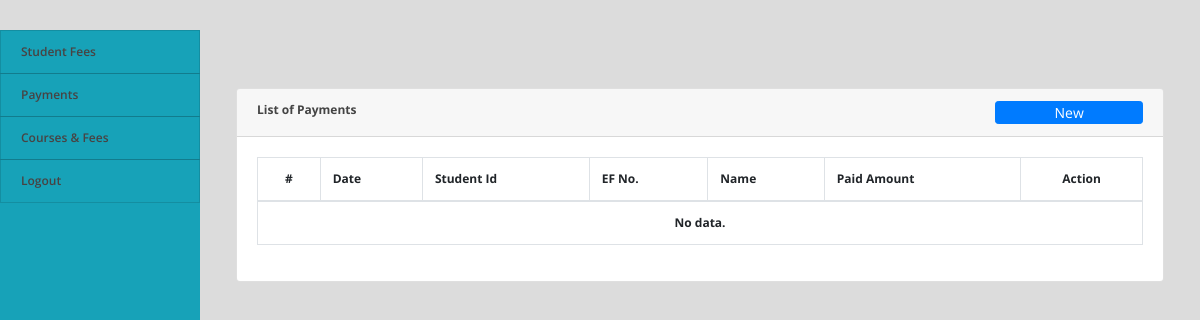
The page /accountant/index.php (signed in) on the database as committed earlier.
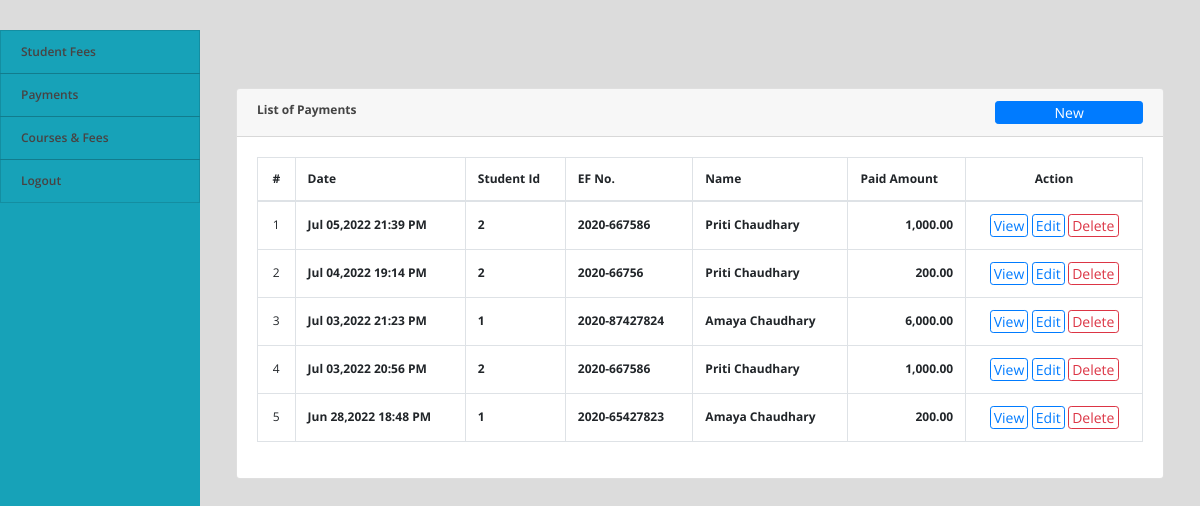
The same page on the database as committed later.
### tables this page shows
CREATE TABLE `payments` (
  `id` int(30) NOT NULL,
  `ef_id` int(30) NOT NULL,
  `amount` float NOT NULL,
  `remarks` text NOT NULL,
  `date_created` datetime NOT NULL DEFAULT current_timestamp() ON UPDATE current_timestamp()
);

CREATE TABLE `students` (
  `student_id` int(11) NOT NULL,
  `name` varchar(255) NOT NULL,
  `email` varchar(255) NOT NULL,
  `password` varchar(255) NOT NULL,
  `class_id` int(11) NOT NULL,
  `phone` varchar(255) NOT NULL,
  `gender` varchar(255) NOT NULL,
  `dob` date NOT NULL,
  `created_at` date NOT NULL DEFAULT current_timestamp(),
  `address` varchar(255) NOT NULL,
  `active` int(1) NOT NULL DEFAULT 1
);

CREATE TABLE `student_ef_list` (
  `id` int(30) NOT NULL,
  `student_id` int(30) NOT NULL,
  `ef_no` varchar(200) NOT NULL,
  `course_id` int(30) NOT NULL,
  `total_fee` float NOT NULL,
  `date_created` datetime NOT NULL DEFAULT current_timestamp(),
  `month` varchar(20) NOT NULL
);

### accountant/payments.php (the view, shortened to what this page needs)
<?php include '../config.php'; ?>
<div class="container-fluid">
	<div class="col-lg-12">
		<div class="row">
			<div class="col-md-12">
				<div class="card">
					<div class="card-header">
						<b>List of Payments </b>
						<span class="float:right"><a class="btn btn-primary btn-block btn-sm col-sm-2 float-right" href="javascript:void(0)" id="new_payment">
					<i class="fa fa-plus"></i> New
				</a></span>
					</div>
					<div class="card-body">
						<table class="table table-condensed table-bordered table-hover">
							<thead>
								<tr>
									<th class="text-center">#</th>
									<th class="">Date</th>
									<th class="">Student Id</th>
									<th class="">EF No.</th>
									<th class="">Name</th>
									<th class="">Paid Amount</th>
									<th class="text-center">Action</th>
								</tr>
							</thead>
							<tbody>
								<?php
								$i = 1;
								$payments = $conn->query("SELECT p.*,s.name as sname, ef.ef_no,s.student_id FROM payments p inner join student_ef_list ef on ef.id = p.ef_id inner join students s on s.student_id = ef.student_id order by unix_timestamp(p.date_created) desc ");
								if($payments->num_rows > 0):
								while($row=$payments->fetch_assoc()):
								?>
								<tr>
									<td class="text-center"><?php echo $i++ ?></td>
									<td>
										<p> <b><?php echo date("M d,Y H:i A",strtotime($row['date_created'])) ?></b></p>
									</td>
									<td>
										<p> <b><?php echo $row['student_id'] ?></b></p>
									</td>
									<td>
										<p> <b><?php echo $row['ef_no'] ?></b></p>
									</td>
									<td>
										<p> <b><?php echo ucwords($row['sname']) ?></b></p>
									</td>
									<td class="text-right">
										<p> <b><?php echo number_format($row['amount'],2) ?></b></p>
									</td>
									<td class="text-center">
										<button class="btn btn-sm btn-outline-primary view_payment" type="button" data-id="<?php echo $row['id'] ?>" data-ef_id="<?php echo $row['ef_id'] ?>">View</button>
										<button class="btn btn-sm btn-outline-primary edit_payment" type="button" data-id="<?php echo $row['id'] ?>" >Edit</button>
										<button class="btn btn-sm btn-outline-danger delete_payment" type="button" data-id="<?php echo $row['id'] ?>">Delete</button>
									</td>
								</tr>
								<?php
									endwhile;
									else:
								?>
								<tr>
									<th class="text-center" colspan="7">No data.</th>
								</tr>
								<?php
									endif;
								?>
							</tbody>
						</table>
					</div>
				</div>
			</div>
		</div>
	</div>
</div>

### accountant/index.php (shortened to what this page needs)
<!DOCTYPE html>
<html lang="en">
<head>
<?php
 include('header.php');
 ?>
</head>
<body>
	<?php include 'navbar.php' ?>
  <main id="view-panel" >
      <?php $page = isset($_GET['page']) ? $_GET['page'] :'payments'; ?>
  	<?php include $page.'.php' ?>
  </main>
</body>
</html>

### accountant/header.php (shortened to what this page needs)
<link href="assets/vendor/bootstrap/css/bootstrap.min.css" rel="stylesheet">
<link href="assets/DataTables/datatables.min.css" rel="stylesheet">
<link href="assets/css/select2.min.css" rel="stylesheet">
<link href="assets/css/style.css" rel="stylesheet">

### accountant/navbar.php (shortened to what this page needs)
<nav id="sidebar" class='mx-lt-5 bg-info'>
	<div class="sidebar-list">
		<a href="index.php?page=fees" class="nav-item nav-fees"><span class='icon-field'><i class="fa fa-money-check "></i></span> Student Fees</a>
		<a href="index.php?page=payments" class="nav-item nav-payments"><span class='icon-field'><i class="fa fa-receipt "></i></span> Payments</a>
		<a href="index.php?page=courses" class="nav-item nav-courses"><span class='icon-field'><i class="fa fa-scroll "></i></span> Courses & Fees</a>
		<a href="../logout.php" class="nav-item nav-home"><span class='icon-field'><i class="fa fa-tachometer-alt "></i></span> Logout</a>
</nav>

### accountant/assets/css/style.css (style rules this page uses)
body { font-family: "Open Sans", sans-serif; color: #444444; width: 100%; height: calc(100%); font-size: 12px; }
a { color: #1977cc; }
nav#sidebar { height: calc(100%); position: fixed; z-index: 99; left: 0; width: 200px; font-size: 12px; top: 2.5em; }
a.nav-item { position: relative; display: block; padding: .75rem 1.25rem; margin-bottom: -1px; border: 1px solid rgba(0,0,0,.125); color: #484343; font-weight: 600; }
main#view-panel { margin-left: 200px; width:calc(100% - 200px); margin-top: 2.8em; padding: .5em }
.btn-sm { padding: .0001rem .2rem; }

### accountant/index.php (style rules this page uses)
body { background: #80808045; }

### accountant/payments.php (style rules this page uses)
td { vertical-align: middle !important; }
td p { margin: unset }

Rows that differ between the two databases and show on the page:
added payments: date_created "Jul 05,2022 21:39 PM", students.student_id "2", student_ef_list.ef_no "2020-667586", students.name "Priti Chaudhary", amount "1,000.00"
added payments: date_created "Jul 04,2022 19:14 PM", students.student_id "2", student_ef_list.ef_no "2020-66756", students.name "Priti Chaudhary", amount "200.00"
added payments: date_created "Jul 03,2022 21:23 PM", students.student_id "1", student_ef_list.ef_no "2020-87427824", students.name "Amaya Chaudhary", amount "6,000.00"
added payments: date_created "Jul 03,2022 20:56 PM", students.student_id "2", student_ef_list.ef_no "2020-667586", students.name "Priti Chaudhary", amount "1,000.00"
added payments: date_created "Jun 28,2022 18:48 PM", students.student_id "1", student_ef_list.ef_no "2020-65427823", students.name "Amaya Chaudhary", amount "200.00"
Other text that changed with them:
text no longer shown: "No data."
